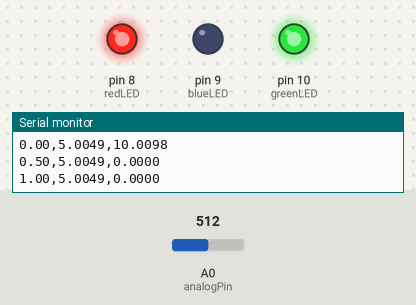
The sketch below on a simulated Arduino Uno, built with avr-gcc and run on an emulated ATmega328P. On the bench: output pins drawn as LEDs (lit = HIGH), the last lines printed to the serial monitor. Inputs (shaded band) come from the test bench; at power-on: A0 (analogPin) = 512.

Above: at 1.3 s.
1.4 s: A0 (analogPin) set to 473
At 2.0 s:
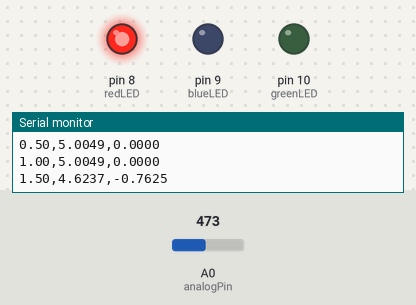
3.0 s: A0 (analogPin) set to 223
4.5 s: A0 (analogPin) set to 197
At 5.7 s:
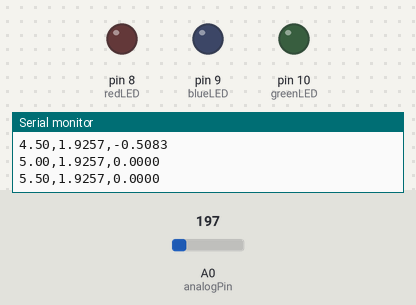
6.0 s: A0 (analogPin) set to 306
At 6.4 s:
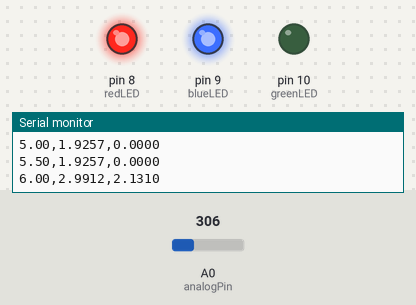
8.0 s: A0 (analogPin) set to 122
At 9.0 s:
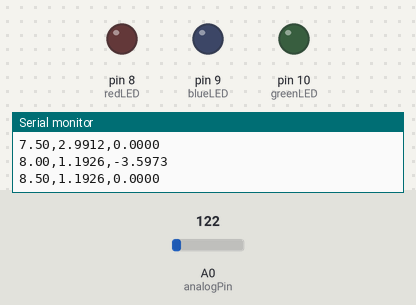
9.5 s: A0 (analogPin) set to 511
At 9.9 s:
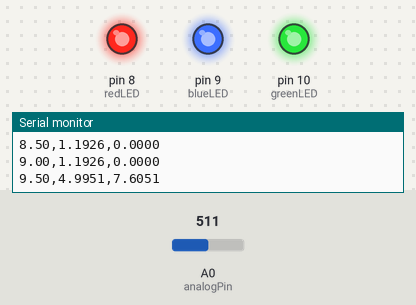
Timing chart, 0 to 12.5 s (numbered marks = the images above; inputs shaded):
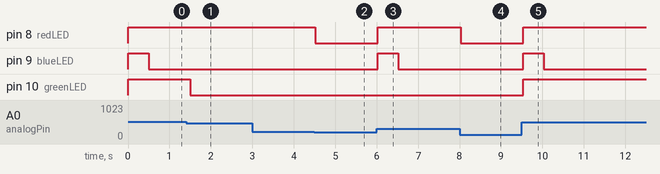

Measured:
- the behaviour switches between 492 and 491 on A0 (analogPin) (found by bisection; images 0 and 1)
- the behaviour switches between 205 and 204 on A0 (analogPin) (found by bisection; images 1 and 2)
- after the input at 1.4 s, pin 10 (greenLED): HIGH → LOW after 0.11 s
- after the input at 4.5 s, pin 8 (redLED): HIGH → LOW at once
- after the input at 6.0 s, pin 8 (redLED): LOW → HIGH at once; pin 9 (blueLED): LOW → HIGH at once, → LOW 0.50 s later
- after the input at 8.0 s, pin 8 (redLED): HIGH → LOW at once
- after the input at 9.5 s, pin 8 (redLED), pin 10 (greenLED): LOW → HIGH at once; pin 9 (blueLED): LOW → HIGH at once, → LOW 0.50 s later

The sketch:

voltage_sensor_w_led_indication.ino
```cpp
// Supercapacitor P.D. Logging + LED display

const int analogPin = A0;
float Time_s = 0;

const int greenLED = 10;
const int blueLED = 9;
const int redLED = 8;


// Store previous voltage
float previous_vcap = 0.0;

void setup() {
  Serial.begin(9600);

  // CSV header
  Serial.print("\n");
  Serial.println("Time_s,Voltage_V,Rate_V_/_s");

  pinMode(greenLED, OUTPUT);
  pinMode(blueLED, OUTPUT);
  pinMode(redLED, OUTPUT);

}

void loop() {

  // Read A0 pin
  int raw = analogRead(analogPin);

  // Convert ADC to accurate voltage
  float v_adc = (raw * 5.0) / 1023.0;
  float v_cap = v_adc * 2.0; // account for divider

  // Calculate rate of change (V/s)
  float rate = (v_cap - previous_vcap) / 0.5;

  // Output CSV
  Serial.print(Time_s);
  Serial.print(",");
  Serial.print(v_cap, 4);
  Serial.print(",");
  Serial.println(rate, 4);

  if (rate > 0) {
    digitalWrite(blueLED,HIGH);
  }
  else {
    digitalWrite(blueLED,LOW);
  }

  if (v_cap > 2.0) {
    digitalWrite(redLED,HIGH);
  }
  else {
    digitalWrite(redLED,LOW);
    digitalWrite(greenLED,LOW);
  }

  if (v_cap > 4.8) {
    digitalWrite(greenLED,HIGH);
  }
  else {
    digitalWrite(greenLED,LOW);
  }

  // Update for next loop
  previous_vcap = v_cap;
  Time_s += 0.5;

  delay(500);
}
```
